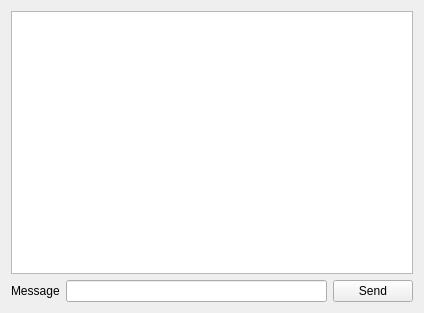
<?xml version="1.0" encoding="UTF-8"?>
<ui version="4.0">
 <class>ClientChatWidget</class>
 <widget class="QWidget" name="ClientChatWidget">
  <property name="geometry">
   <rect>
    <x>0</x>
    <y>0</y>
    <width>424</width>
    <height>313</height>
   </rect>
  </property>
  <property name="windowTitle">
   <string>Form</string>
  </property>
  <layout class="QVBoxLayout" name="verticalLayout">
   <item>
    <widget class="QListWidget" name="lstMessage"/>
   </item>
   <item>
    <layout class="QHBoxLayout" name="sendLayout">
     <item>
      <widget class="QLabel" name="label">
       <property name="text">
        <string>Message</string>
       </property>
      </widget>
     </item>
     <item>
      <widget class="QLineEdit" name="lnMessage"/>
     </item>
     <item>
      <widget class="QPushButton" name="btnSend">
       <property name="text">
        <string>Send</string>
       </property>
      </widget>
     </item>
    </layout>
   </item>
  </layout>
 </widget>
 <resources/>
 <connections/>
</ui>
